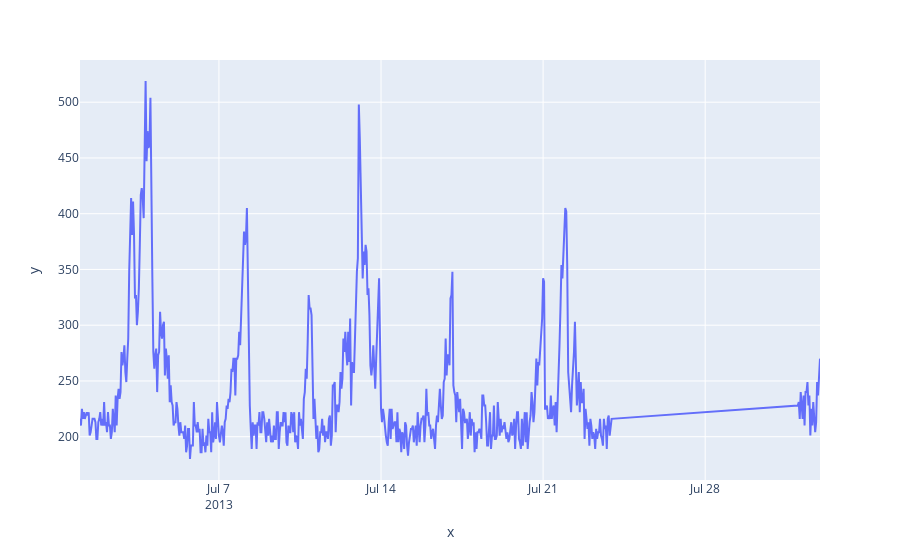

Here is the notebook cell this chart was saved with:
### Code cell
fig = px.line(train_cleaned.loc['2013-07-01':'2013-08-1'], 
              train_cleaned.loc['2013-07-01':'2013-08-1'].index, 
              train_cleaned.loc['2013-07-01':'2013-08-1'].electricity_consumption)
fig.show()

### Figure 1 — Plotly figure (JSON) as saved in the notebook; plotly's stock layout.template omitted (floating-point values rounded to 4 significant figures; data arrays with more than 128 entries replaced by an {"elided": "..."} marker saying what was removed)
{"data": [{"hovertemplate": "x=%{x}<br>y=%{y}<extra></extra>", "legendgroup": "", "line": {"color": "#636efa", "dash": "solid"}, "marker": {"symbol": "circle"}, "mode": "lines", "name": "", "orientation": "v", "showlegend": false, "type": "scatter", "x": {"elided": "576 str values"}, "xaxis": "x", "y": {"elided": "576 int values"}, "yaxis": "y"}], "layout": {"legend": {"tracegroupgap": 0}, "margin": {"t": 60}, "xaxis": {"anchor": "y", "domain": [0, 1], "title": {"text": "x"}}, "yaxis": {"anchor": "x", "domain": [0, 1], "title": {"text": "y"}}}}
